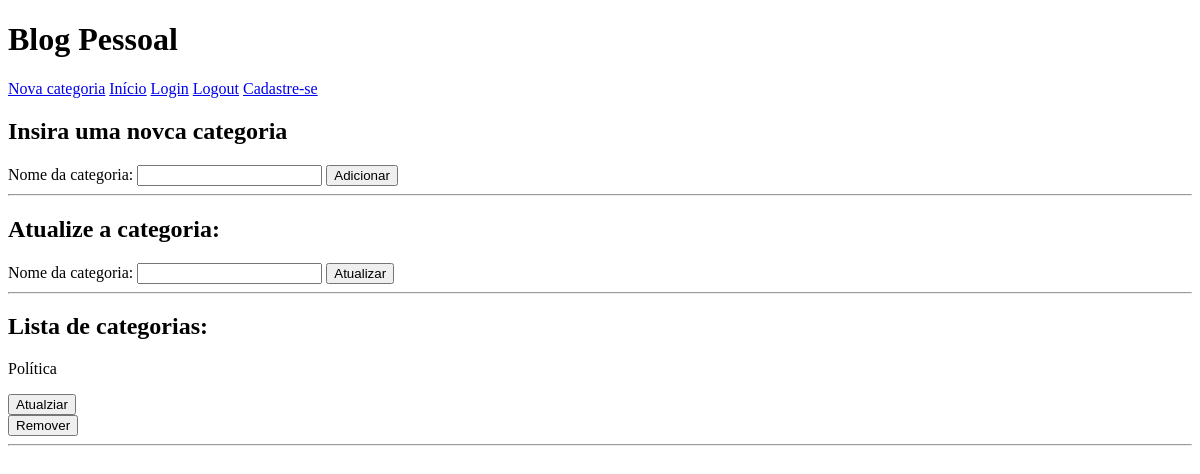
/categoria/, run on an earlier commit of the app's database.
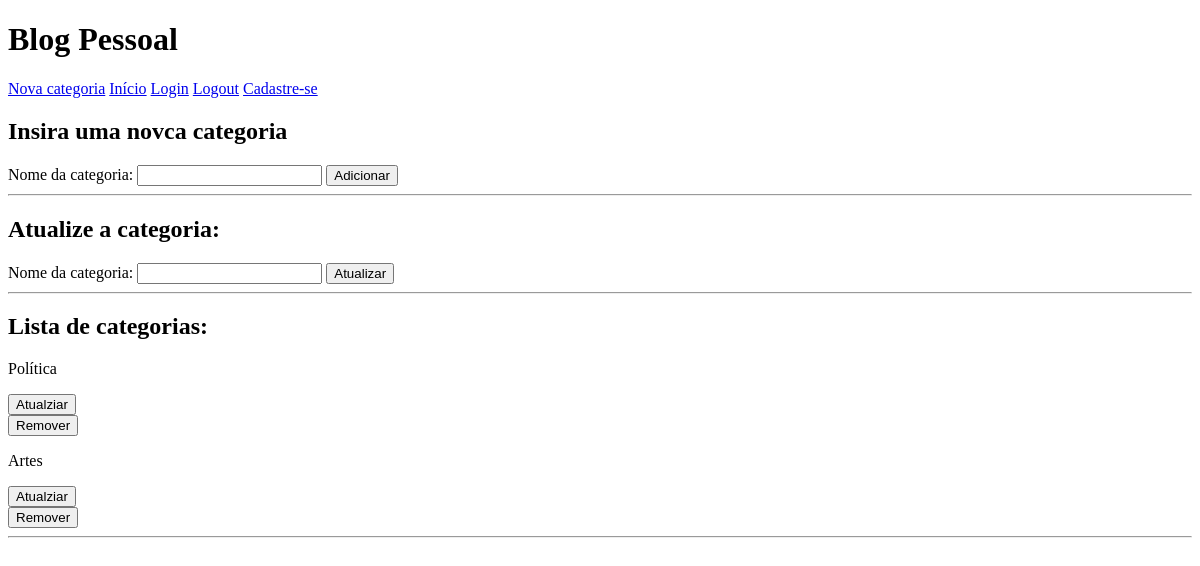
And on a later commit of the database.
### blog/models.py (models this page shows, shortened)
class Categoria(models.Model):
    nome = models.CharField(max_length=64)
    usuario = models.ForeignKey(
        User, on_delete=models.CASCADE, related_name="categoriasUsuario")

### blog/views.py (the view)
# urls.py: path('categoria/', views.categoria, name="categoria"),
def categoria(request):
    if request.method == "POST":
        nome = request.POST['categoriaCategoria']
        usuario = request.user
        categoria = Categoria(nome=nome, usuario=usuario)
        categoria.save()
        return HttpResponseRedirect(reverse('categoria'))
    categorias = Categoria.objects.all()
    return render(request, 'blog/categoria.html', {"categorias": categorias})

### blog/templates/blog/categoria.html (shortened to what this page needs)
{% extends 'blog/layout.html' %}
{% block body %}
<h2>Insira uma novca categoria</h2>
<form action="{% url 'categoria' %}" method="post">
    <label>Nome da categoria:</label>
    <input type="text" name="categoriaCategoria">
    <button type="submit">Adicionar</button>
</form>
<hr>
<h2>Atualize a categoria:</h2>
<form action="#">
    <label>Nome da categoria:</label>
    <input type="text" name="atualizarCategoria">
    <button type="submit">Atualizar</button>
</form>
<hr>
<h2>Lista de categorias:</h2>
{% for c in categorias %}
<p>{{c.nome}}</p>
<button>Atualziar</button>
<form action="#">
    <button type="submit">Remover</button>
</form>
{% endfor %}
<hr>
{% endblock %}

What changed in the data, as far as the page shows it:
added Categoria: nome "Artes"
